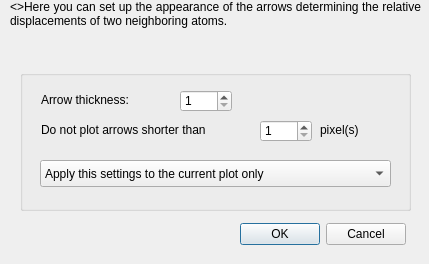
<?xml version="1.0" encoding="UTF-8"?>
<ui version="4.0">
 <class>DArrowStyle</class>
 <widget class="QDialog" name="DArrowStyle">
  <property name="geometry">
   <rect>
    <x>0</x>
    <y>0</y>
    <width>429</width>
    <height>264</height>
   </rect>
  </property>
  <property name="windowTitle">
   <string>Plotting of arrows</string>
  </property>
  <widget class="QLabel" name="textLabel1">
   <property name="geometry">
    <rect>
     <x>10</x>
     <y>0</y>
     <width>411</width>
     <height>71</height>
    </rect>
   </property>
   <property name="sizePolicy">
    <sizepolicy hsizetype="Preferred" vsizetype="Preferred">
     <horstretch>0</horstretch>
     <verstretch>0</verstretch>
    </sizepolicy>
   </property>
   <property name="text">
    <string>&lt;!DOCTYPE HTML PUBLIC &quot;-//W3C//DTD HTML 4.0//EN&quot; &quot;http://www.w3.org/TR/REC-html40/strict.dtd&quot;&gt;
&lt;html&gt;&lt;head&gt;&lt;meta name=&quot;qrichtext&quot; content=&quot;1&quot; /&gt;&lt;style type=&quot;text/css&quot;&gt;
p, li { white-space: pre-wrap; }
&lt;/style&gt;&lt;/head&gt;&lt;&gt;
&lt;p align=&quot;justify&quot; style=&quot; margin-top:0px; margin-bottom:0px; margin-left:0px; margin-right:0px; -qt-block-indent:0; text-indent:0px;&quot;&gt;&lt;&gt;Here you can set up the appearance of the arrows determining the relative displacements of two neighboring atoms.&lt;/span&gt;&lt;/p&gt;&lt;/body&gt;&lt;/html&gt;</string>
   </property>
   <property name="textFormat">
    <enum>Qt::RichText</enum>
   </property>
   <property name="alignment">
    <set>Qt::AlignLeading|Qt::AlignLeft|Qt::AlignTop</set>
   </property>
   <property name="wordWrap">
    <bool>true</bool>
   </property>
   <property name="margin">
    <number>5</number>
   </property>
  </widget>
  <widget class="QDialogButtonBox" name="buttonBox">
   <property name="geometry">
    <rect>
     <x>230</x>
     <y>220</y>
     <width>176</width>
     <height>28</height>
    </rect>
   </property>
   <property name="standardButtons">
    <set>QDialogButtonBox::Cancel|QDialogButtonBox::Ok</set>
   </property>
  </widget>
  <widget class="QGroupBox" name="groupBox">
   <property name="geometry">
    <rect>
     <x>20</x>
     <y>70</y>
     <width>391</width>
     <height>141</height>
    </rect>
   </property>
   <property name="title">
    <string/>
   </property>
   <widget class="QSpinBox" name="ishortest">
    <property name="geometry">
     <rect>
      <x>240</x>
      <y>50</y>
      <width>52</width>
      <height>22</height>
     </rect>
    </property>
    <property name="minimum">
     <number>1</number>
    </property>
   </widget>
   <widget class="QSpinBox" name="ithickness">
    <property name="geometry">
     <rect>
      <x>160</x>
      <y>20</y>
      <width>52</width>
      <height>22</height>
     </rect>
    </property>
    <property name="minimum">
     <number>1</number>
    </property>
   </widget>
   <widget class="QComboBox" name="applyHow">
    <property name="geometry">
     <rect>
      <x>20</x>
      <y>90</y>
      <width>351</width>
      <height>27</height>
     </rect>
    </property>
    <item>
     <property name="text">
      <string>Apply this settings to the current plot only</string>
     </property>
    </item>
    <item>
     <property name="text">
      <string>Apply this settings to all selected plots</string>
     </property>
    </item>
   </widget>
   <widget class="QLabel" name="textLabel1_2">
    <property name="geometry">
     <rect>
      <x>21</x>
      <y>20</y>
      <width>131</width>
      <height>20</height>
     </rect>
    </property>
    <property name="text">
     <string>Arrow thickness:</string>
    </property>
    <property name="wordWrap">
     <bool>false</bool>
    </property>
   </widget>
   <widget class="QLabel" name="textLabel1_2_2">
    <property name="geometry">
     <rect>
      <x>21</x>
      <y>50</y>
      <width>221</width>
      <height>20</height>
     </rect>
    </property>
    <property name="text">
     <string>Do not plot arrows shorter than</string>
    </property>
    <property name="wordWrap">
     <bool>false</bool>
    </property>
   </widget>
   <widget class="QLabel" name="textLabel1_2_2_2">
    <property name="geometry">
     <rect>
      <x>300</x>
      <y>50</y>
      <width>50</width>
      <height>20</height>
     </rect>
    </property>
    <property name="text">
     <string>pixel(s)</string>
    </property>
    <property name="wordWrap">
     <bool>false</bool>
    </property>
   </widget>
  </widget>
 </widget>
 <layoutdefault spacing="6" margin="11"/>
 <tabstops>
  <tabstop>ithickness</tabstop>
  <tabstop>ishortest</tabstop>
  <tabstop>applyHow</tabstop>
 </tabstops>
 <resources/>
 <connections>
  <connection>
   <sender>buttonBox</sender>
   <signal>accepted()</signal>
   <receiver>DArrowStyle</receiver>
   <slot>accept()</slot>
   <hints>
    <hint type="sourcelabel">
     <x>267</x>
     <y>213</y>
    </hint>
    <hint type="destinationlabel">
     <x>184</x>
     <y>121</y>
    </hint>
   </hints>
  </connection>
  <connection>
   <sender>buttonBox</sender>
   <signal>rejected()</signal>
   <receiver>DArrowStyle</receiver>
   <slot>reject()</slot>
   <hints>
    <hint type="sourcelabel">
     <x>267</x>
     <y>213</y>
    </hint>
    <hint type="destinationlabel">
     <x>184</x>
     <y>121</y>
    </hint>
   </hints>
  </connection>
 </connections>
</ui>
